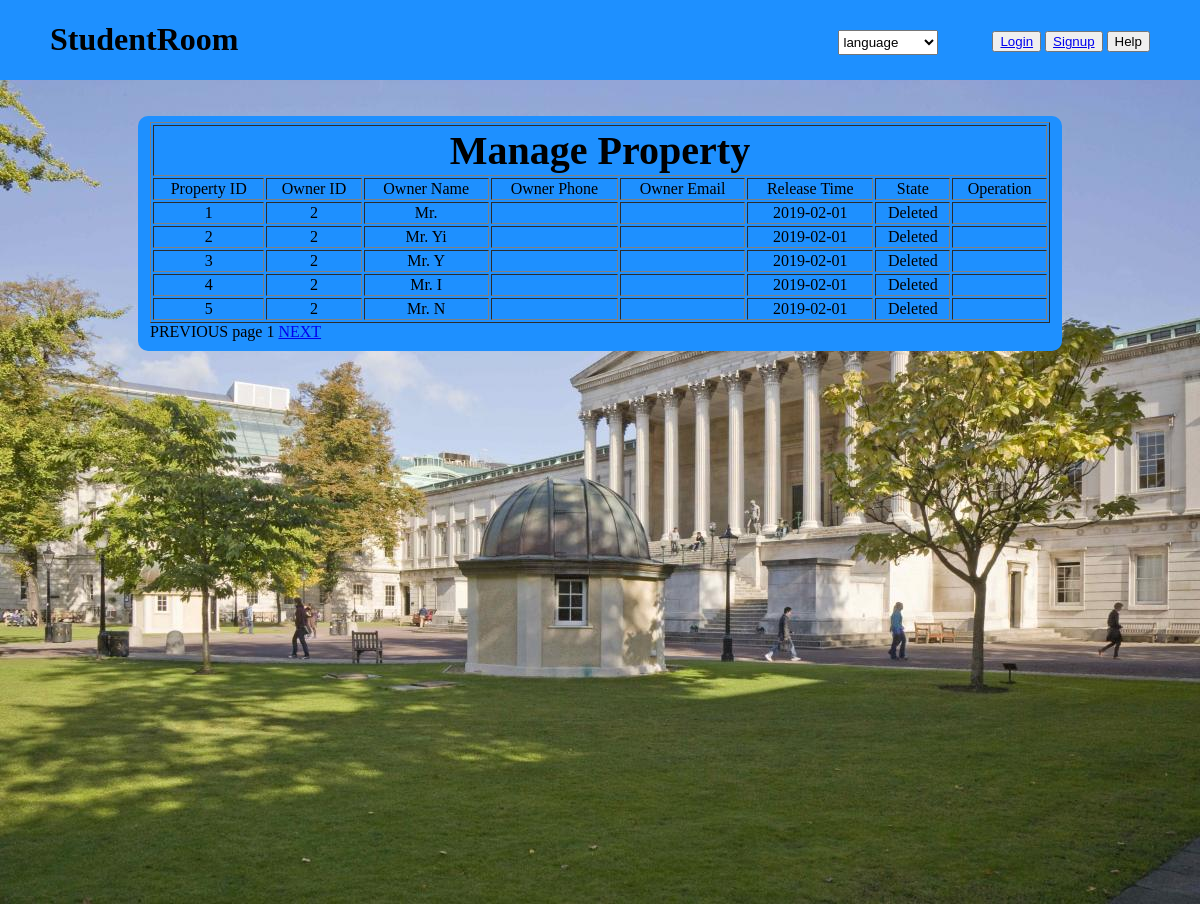
Before: /manageProperty.php?page=1 with the older database file.
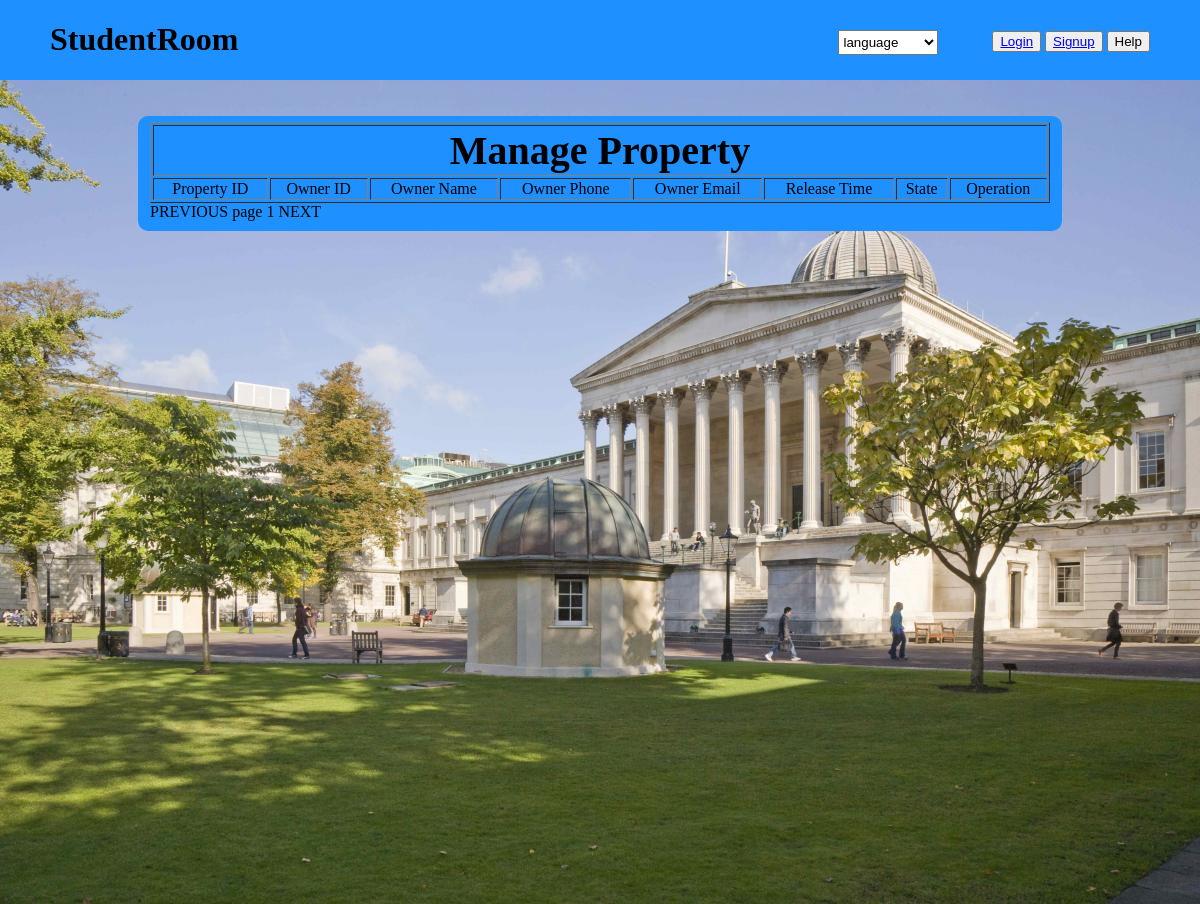
After: the same page with the newer database file.
### tables this page shows
create table t_property
(
   i_property           bigint not null,
   address              varchar(200),
   full_address         varchar(500),
   longitude            float,
   latitude             float,
   description          varchar(300),
   payment              int,
   rent_per_week        int,
   i_owner              bigint,
   owner_name           varchar(32),
   phone                varchar(32),
   email                varchar(32),
   smoker               int,
   pets                 int,
   parlor               int,
   bedroom              int,
   kitchen              int,
   post_code            varchar(16),
   bathroom             int,
   state                int,
   release_date         date,
   memo                 varchar(100),
   primary key (i_property)
);

### conn/connect.php (called while the page is built, shortened)
<?php
function my_query($sql)
{
    $link = mysqli_connect("localhost","studentadmin","12345","studentroom");
    $link->set_charset('utf8');
    $result = mysqli_query($link, $sql);
    $data = mysqli_fetch_all($result,MYSQLI_ASSOC);
    return $data;
}

### manageProperty.php (the view, shortened to what this page needs)
<!DOCTYPE html>
<html lang="en">
<head>
    <link rel="stylesheet" href="css\style.css">
</head>
<body>
<?php
require 'pagehead.php';
?>
<div class="main">
    <br><br>
    <div class="Contract">
        <form action="managePropertyDo.php" method="get">
            <fieldset>
                <table border="1" width="900px" id="tab">
                    <tr>
                        <td colspan="8" align="center"><h3><b> Manage Property</b></h3></td>
                    </tr>
                    <tr>
                        <td align="center">Property ID</td>
                        <td align="center">Owner ID</td>
                        <td align="center">Owner Name</td>
                        <td align="center">Owner Phone</td>
                        <td align="center">Owner Email</td>
                        <td align="center">Release Time</td>
                        <td align="center">State</td>
                        <td align="center">Operation</td>
                    </tr>
                    <?php
                    $listSize = 5;
                    if (empty($_GET["page"])||$_GET["page"]<1) {
                        header("Location:manageProperty.php?page=1");
                        exit;
                    } else {
                        $page = $_GET["page"];
                        $offset = ($page - 1) * $listSize;
                        require("conn/connect.php");
                        $sql_count="select count(i_property) num from studentroom.t_property";
                        $result_count = my_query($sql_count);
                        $total=$result_count[0]['num'];
                        $sql = "select * from studentroom.t_property t limit ".$offset.",".$listSize;
                        $result = my_query($sql);
                        $num = count($result);
                        for ($i = 0; $i < $num; $i++) {
                            $state = $result[$i]['state']==1?'For Rent':'Deleted';
                            echo '<tr>';
                            echo ' <td align="center">' . $result[$i]['i_property'] . '</td>
                                   <td align="center">' . $result[$i]['i_owner'] . '</td>
                                   <td align="center">' . $result[$i]['owner_name'] . '</td>
                                   <td align="center">' . $result[$i]['phone'] . '</td>
                                   <td align="center">' . $result[$i]['email'] . '</td>
                                   <td align="center">' . $result[$i]['release_date'] . '</td>
                                   <td align="center">' . $state . '</td>
                                   <td align="center">';
                            echo '</td></tr>';
                        }
                        if ($offset>0){
                            echo ' </table><a href="manageProperty.php?page='.($page-1).'">PREVIOUS</a>';
                        }else{
                            echo ' </table><a>PREVIOUS</a>';
                        }
                        echo ' page '.$page.' ';
                        if ($page*$listSize<$total){
                            echo '<a href="manageProperty.php?page='.($page+1).'">NEXT</a>';
                        }else{
                            echo '<a>NEXT</a>';
                        }
                    }
                    ?>
            </fieldset>
        </form>
    </div>
</div>
</body>
</html>

### pagehead.php (shortened to what this page needs)
<html>
<head>
</head>
<body>
<div class="menu">
    <div>
        <h1>StudentRoom</h1>
    </div>
        <?php
            if(isset($_SESSION['id'])){
                $str = "welcome!";
                switch ($_SESSION['type']){
                    case 1:
                        $str .= "student";
                        break;
                    case 2:
                        $str .= "landlord";
                        break;
                    case 3:
                        $str .= "admin";
                        break;
                    case 4:
                        $str .= "legal advisor";
                        break;
                }
                $name=$_SESSION['name'];
                $imgPath = $_SESSION["picture"];
                echo "
                     <div>
                        <ul>
                            <li><img src='img/$imgPath'></li>
                            <li>";
                echo "$str.$name";
                echo "</li>
                            <Li>
                                <div class='Dropdown'>
                                    <button class='menu1' >Menu</button>
                                    <div class='Dropdown_content' style='display: none'>";
                $str = "welcome!";
                switch ($_SESSION['type']){
                    case 1:
                        echo "
                                 <a href='homePage.php'>Home Page</a>
                                 <a href='YourAccount.php'>Your Account</a>
                                 <a href='ReservationRecord.php'>Your Booking</a>
                                 <a href='Validate.php'>TO BE LANDLORD</a>
                                 <a href='Payment1.php'>Payment</a>";
                        break;
                    case 2:
                        echo "<a href='YourAccount.php'>Your Account</a>
                              <a href='landlordsearchroom.php'>Your Property</a>
                              <a href='LandlordReservationRecord.php'>Manage Order</a>
                              <a href='Upload.php'>To Sale</a>";
                        break;
                    case 3:
                        echo "<a href='manageProperty.php'>Manage Property</a>
                                 <a href='auditing.php'>Auditing</a>
                                 ";
                        break;
                    case 4:
                        echo "<a href='OrderList.php'>Order Query</a>";
                        break;
                }
                echo "
                                 <a href='changepassword.php'>Change PassWord</a>
                                 <a href='logout.php'>Log out</a>
                                    </div>
                                </div>
                            </Li>
                        </ul>
                    </div>
                ";
            }else{
                echo "
                  <div>
                        <select name='language' class='language'>
                            <option>language</option>
                            <option>English</option>
                            <option>Chinese</option>
                            <option>Japanese</option>
                        </select>
                        <ul>
                        <li><button><a href='Login.php'>Login</a></button></li>
                        <li><button><a href='signin.php'>Signup</a></button></li>
                        <Li><button>Help</button></Li>
                        </ul>
                </div>";
            }
        ?>
</div>
</body>
</html>

### css/style.css (style rules this page uses)
body { padding: 0;margin: 0 }
.menu { background-color: dodgerblue;height:80px; }
.menu h1 { float: left;padding-left: 50px }
.menu ul { list-style-type: none;float: right;padding: 15px 50px }
.menu li, .Dropdown { display: inline-block }
.main { background-image: url(../img/ucl.jpg);height: 824px; background-size: cover }
.signUp h3, .Login h3, .EditYourProfile h2, .Upload h3, .Validate h3, .Contract h3 { text-align: center; margin: 0;font-size: 40px }
.Contract fieldset { background-color: dodgerblue; width: 900px;height: auto;margin:0 auto;border: 0;border-radius: 10px; }
.language { margin-top: 30px;margin-left: 50%;width: 100px;height: 25px; }

Changed rows visible on the page:
removed t_property: i_property "1", i_owner "2", owner_name "Mr.", release_date "2019-02-01", state "Deleted"
removed t_property: i_property "2", i_owner "2", owner_name "Mr. Yi", release_date "2019-02-01", state "Deleted"
removed t_property: i_property "3", i_owner "2", owner_name "Mr. Y", release_date "2019-02-01", state "Deleted"
removed t_property: i_property "4", i_owner "2", owner_name "Mr. I", release_date "2019-02-01", state "Deleted"
removed t_property: i_property "5", i_owner "2", owner_name "Mr. N", release_date "2019-02-01", state "Deleted"
